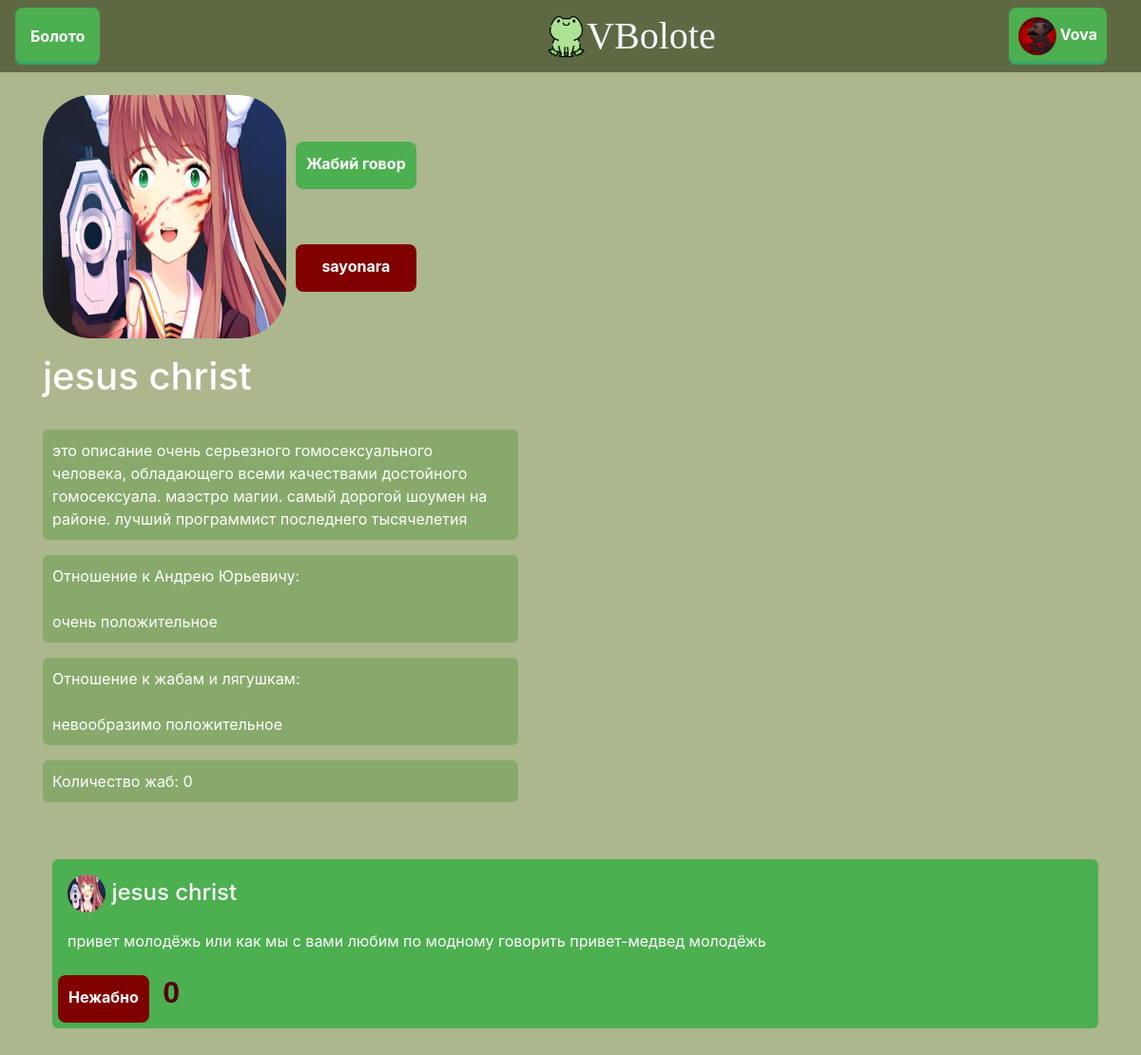
Screenshot of /user/2 (signed in) with the database file from the repository.
### data/users.py (models this page shows, shortened)
class User(SqlAlchemyBase, UserMixin, SerializerMixin):
    __tablename__ = 'users'
    id = sqlalchemy.Column(sqlalchemy.Integer,
                                primary_key=True, autoincrement=True)
    name = sqlalchemy.Column(sqlalchemy.String, nullable=True)
    email = sqlalchemy.Column(sqlalchemy.String,
                              index=True, unique=True, nullable=True)
    hashed_password = sqlalchemy.Column(sqlalchemy.String, nullable=True)
    about = sqlalchemy.Column(sqlalchemy.String, nullable=False,
                              default='')
    au_attitude = sqlalchemy.Column(sqlalchemy.String, nullable=False,
                                    default='')
    frog_attitude = sqlalchemy.Column(sqlalchemy.String, nullable=False,
                                      default='')
    pic = sqlalchemy.Column(sqlalchemy.Integer, default=0)

### data/news.py (models this page shows)
class News(SqlAlchemyBase, UserMixin, SerializerMixin):
    __tablename__ = 'news'
    id = sqlalchemy.Column(sqlalchemy.Integer,
                           primary_key=True, autoincrement=True)
    u_id = sqlalchemy.Column(sqlalchemy.Integer)
    dislikes = sqlalchemy.Column(sqlalchemy.Integer, default=0)
    text = sqlalchemy.Column(sqlalchemy.String)

### flask_app.py (the view, shortened to what this page needs)
@app.route('/user/<int:user_id>', methods=['GET', 'POST'])
@login_required
def user_page(user_id):
    form = NewsForm()
    db_sess = db_session.create_session()
    user = db_sess.query(User).filter(user_id == User.id).first()
    if user:
        news = db_sess.query(News).filter(News.u_id == user.id).all()
        return render_template('user_page.html', user=user, is_friends=FM.is_friends(current_user.id, user.id),
                               form=form,
                               news=(news[::-1] if news else []),
                               zh_c=len(ZhM.all_zh(user_id))
                               )
    else:
        abort(404)

### data/db_session.py (called while the page is built)
def create_session() -> Session:
    global __factory
    return __factory()

### flask_app.py (called while the page is built)
@login_manager.user_loader
def load_user(user_id):
    db_sess = db_session.create_session()
    return db_sess.query(User).get(user_id)

    @staticmethod
    def is_friends(id1, id2):
        db_sess = db_session.create_session()
        return (id2,) in db_sess.query(Friends.u_id2).filter(Friends.u_id1 == id1).all() or \
               (id1,) in db_sess.query(Friends.u_id2).filter(Friends.u_id1 == id2).all()

    @staticmethod
    def all_zh(u_id):
        db_sess = db_session.create_session()
        return db_sess.query(Zhaba).filter(Zhaba.u_id == u_id).all()

### templates/user_page.html (shortened to what this page needs)
{% extends "base.html" %}
{% block content %}
<br>
<p class="user-profile">
    <img src="../static/img/pics/pic{{user.pic}}.jpg" class="user_pic" alt="аватарка"/>
    {% if current_user.id == user.id %}
        <span class="user-buttons">
        <a href="/choose_ava", class="btn btn-primary">Аватарка</a>
        <a href="/edit_user", class="btn btn-primary">Редактировать</a>
        <a href="/suicide", class="btn btn-danger">Suicide</a>
        </span>
    {% else %}
        <span class="user-buttons">
            {% if not is_friends %}
                <a class="btn btn-primary" href="/add_friend/{{user.id}}">Дружить с жабой</a>
            {% else %}
                <a class="btn btn-primary" href="/messages/{{user.id}}">Жабий говор</a>
                <a class="btn btn-danger" href="/del_friend/{{user.id}}">sayonara</a>
            {% endif %}
        </span>
    {% endif %}
</p>
<h1>{{user.name}}</h1><br>
{% if user.about %}
<p class="about_info">{{user.about}}</p>
{% endif %}
{% if user.au_attitude %}
<p class="about_info">Отношение к Андрею Юрьевичу: <br><br>{{user.au_attitude}}</p>
{% endif %}
{% if user.frog_attitude %}
<p class="about_info">Отношение к жабам и лягушкам: <br><br>{{user.frog_attitude}}</p>
{% endif %}
<a href="/user_zhabs/{{user.id}}"><p class="about_info">Количество жаб: {{ zh_c }}</p></a>
<br>
{% for new in news %}
    <div class="news">
        <h4 class="news-user">
            <img src="../static/img/pics/pic{{user.pic}}.jpg" class = "mini_user_pic" alt="аватарка"/>
            <a href="/user/{{user.id}}" style="color: white">{{user.name}}</a>
        </h4>
        <span class="news-text">{{new.text}}</span>
        <span><br>
        {% if new.u_id == current_user.id %}
            <a class="btn btn-danger" href="/del_new/{{new.id}}">Разжабить</a>
        {% else %}
            <a class="btn btn-danger" href="/dislike/{{new.id}}/{{0 if user.id == current_user.id else user.id}}">Нежабно</a>
        {% endif %}
        <span class="dislikes-number">{{new.dislikes}}</span>
        </span>
    </div>
    <br>
{% endfor %}
{% endblock %}

### templates/base.html (shortened to what this page needs)
<!doctype html>
<html lang="en">
<head>
    <link rel="stylesheet"
          href="https://stackpath.bootstrapcdn.com/bootstrap/4.4.1/css/bootstrap.min.css"
>
    <link rel="stylesheet" href= "{{ url_for('static', filename='css/decor.css') }}">
</head>
<body>
<header>
    <nav class="navbar navbar-light" style="background-color: #5e6943;">
        <div class="dropdown">
          <button class="dropbtn">Болото</button>
        </div>
        <a type="button" class="AppName" href="/"><img src="../static/img/icon_frog.png" height="50" alt="...">VBolote</a>
            {% if current_user.is_authenticated %}
                <div class="dropdown">
                  <button class="dropbtn user">
                      <img src="../static/img/pics/pic{{current_user.pic}}.jpg" class = "mini_user_pic" alt="аватарка"/>
                      {{ current_user.name }}
                  </button>
                </div>
            {% else %}
                <div class="btn-group" role="group" aria-label="Basic mixed styles example">
                  <a type="button" class="btn btn-login" href="/login">Войти</a>
                  <a type="button" class="btn btn-reg" href="/send_email">Зарегистрироваться</a>
                </div>
            {% endif %}
    </nav>
</header>
<main role="main" class="container">
    {% block content %}{% endblock %}
</main>
</body>
</html>

### static/css/decor.css (style rules this page uses)
.dropbtn { background-color: #4CAF50; color: white; padding: 16px; font-size: 16px; border: none; }
.dropdown { position: relative; display: inline-block; }
body { background-color: #acb78e; color: aliceblue; }
header { background-color: #5e6943; }
.AppName { color: aliceblue; padding-left: 4em; font-size: 40px; font-family: "Voguer Sans Free" }
button { height: 60px; font-weight: 700; color: #7b917b; text-decoration: none; padding: .5em 2em; border-radius: 8px; background: rgb(123, 145, 123); box-shadow: 0 -3px rgb(53, 167, 110) inset; transition: 0.2s; }
button.user { background-color: #4CAF50; color: white; padding: 10px; font-size: 16px; border: none; margin-right: 20px; }
span.user-buttons { display: flex; justify-content: space-around; flex-direction: column; margin-left: 10px; margin-top: 20px; margin-bottom: 20px; }
p.user-profile { display: flex; justify-content: flex-start; }
h4.news-user { padding: 10px; }
.news { display: flex; justify-content: space-around; flex-direction: column; margin-left: 10px; margin-top: 20px; margin-bottom: 20px; background-color: #4CAF50; color: white; padding: 6px; border-radius: 6px; }
.news-text { padding-left: 10px; }
.dislikes-number { padding-top: 8px; padding-left: 10px; color: #510000; font: bold 2em Arial; }
.btn-primary, .btn-danger { height: 50px; font-weight: 700; color: white; text-decoration: none; border-radius: 8px; background: #4CAF50; transition: 0.2s; padding: 10px; border-color: transparent; }
.btn-danger { background-color: maroon; }
p.about_info { background-color: #87a96b; color: white; width: 500px; min-width: 350px; padding: 10px; border-radius: 6px; -webkit-box-sizing: border-box; }
h1 { color: white; }
.user_pic { Width: 256px; Height: 256px; border-radius: 20%; webkit-border-radius: 6px; moz-border-radius: 6px; khtml-border-radius: 6px; }
.mini_user_pic { Width: 40px; Height: 40px; border-radius: 50%; }

### rows the page displays
User: name "Vova"
User: name "jesus christ", about "это описание очень серьезного гомосексуального человека, обладающего всеми качествами достойного гомосексуала. маэстро магии. самый дорогой шоумен на районе. лучший программист последнего тысячелетия", au_attitude "очень положительное", frog_attitude "невообразимо положительное"
News: text "привет молодёжь или как мы с вами любим по модному говорить привет-медвед молодёжь", dislikes "0"

### other values shown
{{ zh_c }} "0"
